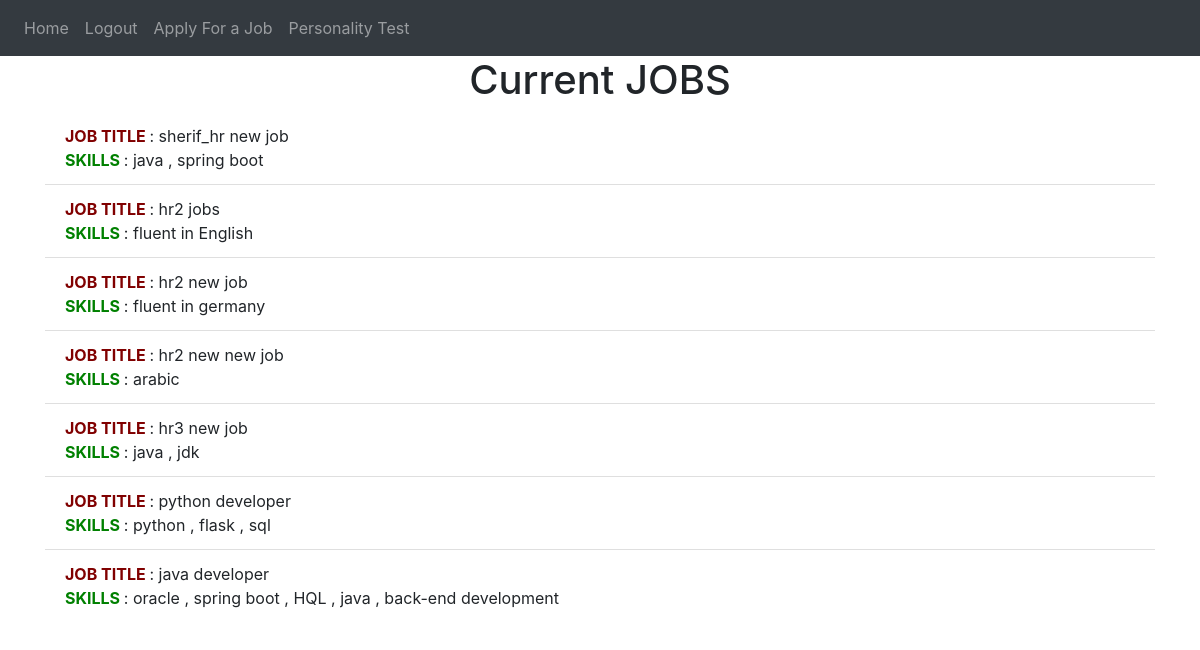
The app's page / (signed in) with its own data.
### website/models.py (models this page shows)
class Job(db.Model):
    id = db.Column(db.Integer, primary_key=True)
    title = db.Column(db.String(100))
    Required_skills = db.Column(db.String(1000))
    user_id = db.Column(db.Integer, db.ForeignKey('user.id'))
    candidates = db.relationship('UserData')

### website/views.py (the view, shortened to what this page needs)
@views.route('/', methods=['GET', 'POST'])
@login_required
def home():
    hr_users = User.query.filter_by(category='hr').all()
    return render_template("home.html", user=current_user , hrs = hr_users)

### website/__init__.py (called while the page is built)
def create_app():
    app = Flask(__name__)
    migrate = Migrate(app,db)
    app.config['SECRET_KEY'] = 'hjshjhdjah kjshkjdhjs'
    app.config['SQLALCHEMY_DATABASE_URI'] = f'sqlite:///{DB_NAME}'
    app.config['UPLOAD_FOLDER'] = 'static/CVs'
    app.config['UPLOAD_EXTENSIONS'] = ['.pdf']
    db.init_app(app)
    from .views import views
    from .auth import auth
    app.register_blueprint(views, url_prefix='/')
    app.register_blueprint(auth, url_prefix='/')
    from .models import User, Job , UserData
    with app.app_context():
        db.create_all()
    login_manager = LoginManager()
    login_manager.login_view = 'auth.login'
    login_manager.init_app(app)
    @login_manager.user_loader
    def load_user(id):
        return User.query.get(int(id))
    return app

### website/templates/home.html (shortened to what this page needs)
{% extends "base.html" %} {% block title %}Home{% endblock %} {% block content%}
    <h1 align="center">Current JOBS</h1>
    <ul class="list-group list-group-flush" id="jobs">
      {% if user.category == 'hr' %}
      {% for job in user.jobs %}
      <li class="list-group-item">
        <span class="font-weight-bold" style="color:rgb(128, 0, 0)">JOB TITLE </span>: {{ job.title }}
        <br />
        <span class="font-weight-bold" style="color:green">SKILLS </span> : {{ job.Required_skills }}
        <!-- <button type="button" class="close" onClick="deleteJob({{ job.id }})">
          <span aria-hidden="true">&times;</span>
        </button> -->
      </li>
      {% endfor %}
      {% else %}
      {% for hr in hrs %}
      {% for job in hr.jobs %}
      <li class="list-group-item">
        <span class="font-weight-bold" style="color:rgb(128, 0, 0)">JOB TITLE </span>: {{ job.title }}
        <br />
        <span class="font-weight-bold" style="color:green">SKILLS </span> : {{ job.Required_skills }}
      </li>
      {% endfor %}
      {% endfor %}
      {% endif %}
    </ul>
    {% endblock %}

### records on screen
Job: title "sherif_hr new job", Required_skills "java , spring boot"
Job: title "hr2 jobs", Required_skills "fluent in English"
Job: title "hr2 new job", Required_skills "fluent in germany"
Job: title "hr2 new new job", Required_skills "arabic"
Job: title "hr3 new job", Required_skills "java , jdk"
Job: title "python developer", Required_skills "python , flask , sql"
Job: title "java developer", Required_skills "oracle , spring boot , HQL , java , back-end development"
